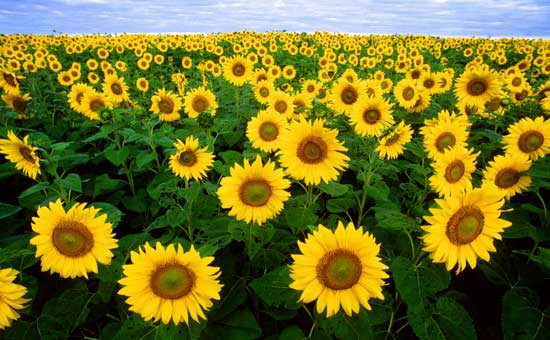
#> input picture Numpy/flower.jpg, 550 x 340 px, found by its file name
$ jupyter execute 'Numpy Internship .ipynb'
#> lines starting #> are read from the running program, lines starting #| are printed output that depends on the picture
[cell 1]
import numpy as np

[cell 2]
#Create a Numpy Array containing numbers from 1 to 64
array = np.arange(1,65)
print(array)

[cell 3]
import matplotlib.pyplot as plt

[cell 4]
#Plot the array as a line plot using matplotlib
plt.plot(array)
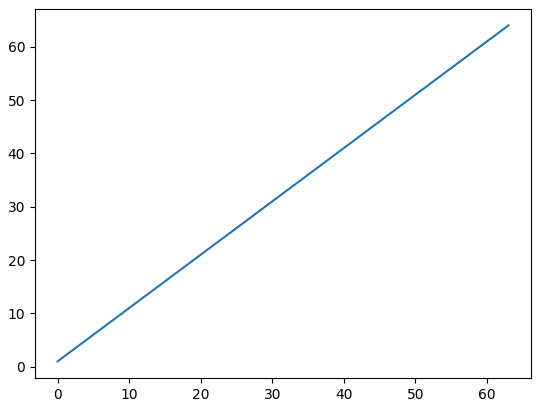
#> figure drawn by matplotlib, 1 panel; curve peaks at x = 63, y = 64

[cell 5]
#Change the created array dimensions to 8 x 8
arreshape = array.reshape(8,8)
arreshape

# What happens if you:

i. Change the 8x8 matrix shape to (2, 4)?
ans : There are to total 64 elements in 8x8 matrix. But 2x4 matrix will only have 8 elements. so the matrix shape will not change to (2,4)
    ValueError: cannot reshape array of size 64 into shape (2,4).

ii. Change the 8x8 matrix shape to (4, 2)?
ans : ValueError: cannot reshape array of size 64 into shape (4,2).

iii. Change the 8x8 matrix shape to (3, 3)?
ans : ValueError: cannot reshape array of size 64 into shape (3,3)

iv. Change the 8x8 matrix shape to (2, 2, 2)?
ans : ValueError: cannot reshape array of size 64 into shape (2,2,2)

v. Change the 8x8 matrix shape to (2, -1, 2)?
ans : The outer most dimension will have 2 arrays . -1 falttens the multi dimension array each containing 2 elements.

[cell 6]
array.reshape(2,-1,2)

[cell 7]
#Create a new array containing numbers from 0-7
x = np.arange(0,8)
print(x)

What is the shape of the array?

ans: The array is single dimension containing 8 elemnets.

[cell 8]
x.shape

What happens if you add the array to the 8x8 matrix?

ans: each row element of 8x8 matrix will be added with there corresponding position value of x.

[cell 9]
print(arreshape)
print("\n\n")
print(x)
print("\n\n")
print(arreshape + x)

What happens if you resize the array to (1, 8) and add to the 8x8 matrix?

ans: It will return the same value comapre with the shape(8,)

[cell 10]
xreshape = x.reshape(1,8)
print(xreshape)
print('\n\n')
print(arreshape + xreshape)

What happens if you resize the array to (8, 1) and add to the 8x8 matrix?

ans: each column element of 8x8 matrix will be added with there corresponding position value of xresize.

[cell 11]
xresize = x.reshape(8,1)
print(xresize)
print("\n\n")
print(arreshape)
print("\n\n")
print(arreshape + xresize)

[cell 12]
#Create a matrix containing random numbers of size 4x4
import numpy as np
arr = np.random.randint(100, size = (4,4))
print(arr)

[cell 13]
#Pad the matrix with zeros to create a matrix of size 6x6
a = np.pad(arr,((1,1),(1,1)))
print(a)
print(a.shape)

[cell 14]
#Write to crop the 6x6 matrix back into the original 4x4 matrix (Numpy array indexing may be useful?)
crop = a[1:-1 , 1:-1]
print(crop)
print(crop.shape)

Create two matrices of shape (2, 4) and perform the following, if possible:

[cell 15]
import numpy as np
y = np.arange(1,9).reshape(2,4)
print(y)

[cell 16]
z = np.arange(10,18).reshape(2,4)
print(z)

[cell 17]
#Element wise multiplication
np.multiply(y,z)

[cell 18]
#How to transpose the matrix
y.T

[cell 19]
z_tra = z.T
print(z_tra)

Can they be multiplied together (matrix multiplication)?
If yes, perform the multiplication, else show a way to multiply the matrices together.

Ans : The matrix can not multiplied together(matrix multiplication). The way to multiply the matrices together is transponsing one the matrix.

[cell 20]
y.dot(z_tra)

[cell 21]
#Creating the matrix with same value as shown in the pic.

matrix = np.array([[12,20,30,0],
                 [8,12,2,0],
                 [34,70,37,4],
                 [112,100,25,12]])
print(matrix)

[cell 22]
#slicing the array

matrix[0:-2, 0:-2]

[cell 23]
matrix[0:-2 , 2:]

[cell 24]
matrix[2: , 0:-2]

[cell 25]
matrix[2: , 2:]

[cell 26]
#finding the uique value in an array
unique = np.unique(matrix)
print(unique)
print(len(unique))

[cell 27]
max_ = np.max(matrix)

[cell 28]
min_ = np.min(matrix)

[cell 29]
np.argmax(matrix)

[cell 30]
np.argmin(matrix)

[cell 31]
np.mean(matrix)

[cell 32]
np.std(matrix)

[cell 33]
column_sum = matrix.sum(axis = 0)
column_sum

[cell 34]
row_sum = matrix.sum(axis = 1)
row_sum

[cell 35]
max_col = np.max(matrix , axis = 0)
max_col

[cell 36]
max_ro = np.max(matrix , axis = 1)
max_ro

[cell 37]
mean_col = np.mean(matrix , axis = 0)
mean_col

[cell 38]
mean_row = np.mean(matrix , axis = 1)
mean_row

[cell 39]
type(matrix)

[cell 40]
matrix.dtype

[cell 41]
matrix.astype('float64')

[cell 42]
matrix.astype('object')

# Normaliztion
Normalizing an array will return the normal form of the array, which has a vector magnitude of 1.
We will use np.linalg.norm(array) to normalize an array.
Normalizing a dataset can also mean scaling the range of the data to [0, 1]

[cell 43]
print(matrix)
normalized = np.linalg.norm(matrix)
normalized_array = matrix / normalized
print("\n\n")
print(normalized_array)

# Standardization
The standardization is the process of converting a value to another value so that the mean of the set of values from which the original value was taken becomes zero and the standard deviation becomes one.

[cell 44]
print(matrix)
standardization = (matrix - np.mean(matrix))/ np.std(matrix)
print("\n\n")
print(standardization)

[cell 45]
#Load an image using opencv
import cv2
img = cv2.imread("flower.JPG")
#> img is the input picture: shape (340, 550, 3); mean B, G, R 35.3, 114, 115.6
print(img.shape)
#| (340, 550, 3)
print(type(img))
#| <class 'numpy.ndarray'>
print(img.dtype)
#| uint8

[cell 46]
#plotting each color channel individually using matplotlib
fig, axs = plt.subplots(nrows=1, ncols=3, figsize=(15,5))

for c, ax in zip(range(3), axs):
    tmp_im = np.zeros(img.shape, dtype="uint8")
    tmp_im[:,:,c] = img[:,:,c]
    ax.imshow(tmp_im)
    ax.set_axis_off()
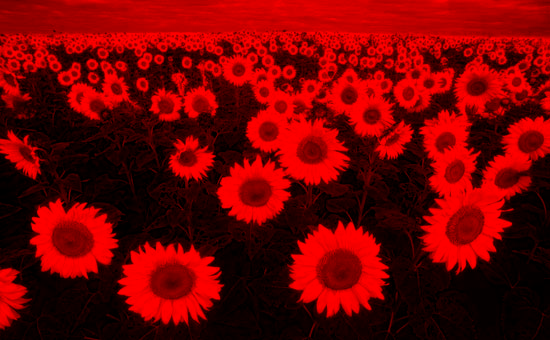
#> tmp_im: shape (340, 550, 3); mean B, G, R 0, 0, 115.6
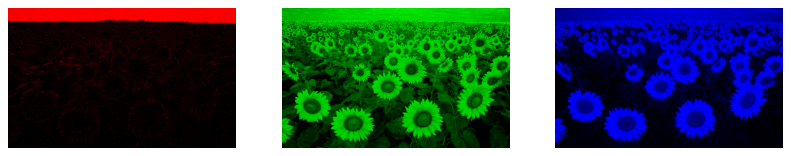
#> figure drawn by matplotlib, 3 panels

[cell 47]
#Create a 3d matrix with 1s in the diagonal, 0 in all other positions
threed_matrix = np.identity(2)
a = np.dstack([threed_matrix]*3)
print(a)
a[0, 0:-1 , 1:] = 0
a[0, 1: , 2:] = 1
a[1, 0:-1 ,0:-2] = 1
a[1, 1: , 0:-1] = 0
print("\n\n")
print("3d matrix with 1s in the diagonal, 0 in all other positions")
print(a)

# Covolution

Convolution is an operation that is performed on an image to extract features from it applying a smaller tensor called a kernel like a sliding window over the image. Depending on the values in the convolutional kernel, we can pick up specific patterns from the image.

[cell 48]
#Implement 1d convolution in numpy. Given any (1, n) shape array, it should perform convolution with a given (1, m) array
np.convolve([1, 2, 3,4], [0, 1, 0.5])

2D Convolutions are instrumental when creating convolutional neural networks or just for general image processing filters such as blurring, sharpening, edge detection, and many more. They are based on the idea of using a kernel and iterating through an input image to create an output image.

[cell 49]
#Implement 2d convolution in numpy. And show the output before and after convolution on any image.

#to implement 2d convolution we need follwoing libraries

import cv2
import numpy as np
import matplotlib.pyplot as plt
import matplotlib.image as mpimg

image = mpimg.imread("flower.jpg")
plt.imshow(image)
plt.show()

#open cv will be used to preprocess the image while numpy will be used to implement the actual convolution.
#In order to get the best result in 2d convolution , it generally recommended that you process the image in grey scale.

[cell 50]
#preprocessing image
def processimage(image):
#> called with image = 'flower.jpg'
    image = cv2.imread(image)
    image = cv2.cvtColor(src = image , code = cv2.COLOR_BGR2GRAY)
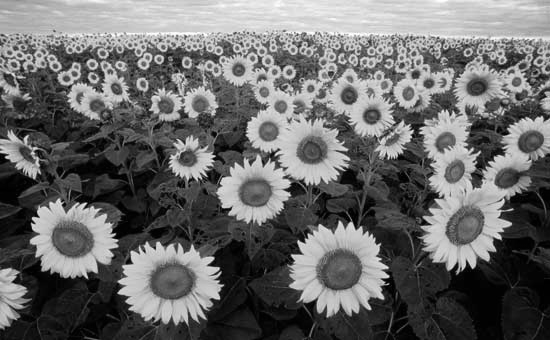
#> image: shape (340, 550); min 0, max 254, mean 105.5
    plt.imshow(image)
    return image

[cell 51]
#2d concolution

def convolve2D(image, kernel, padding=0, strides=1):
    # Cross Correlation
#> called with kernel = array of shape (3, 3), padding = 2, strides = 1
    kernel = np.flipud(np.fliplr(kernel))

    # Gather Shapes of Kernel + Image + Padding
    xKernShape = kernel.shape[0]
#> xKernShape = 3
    yKernShape = kernel.shape[1]
#> yKernShape = 3
    xImgShape = image.shape[0]
#> xImgShape = 340
    yImgShape = image.shape[1]
#> yImgShape = 550

    # Shape of Output Convolution
    xOutput = int(((xImgShape - xKernShape + 2 * padding) / strides) + 1)
#> xOutput = 342
    yOutput = int(((yImgShape - yKernShape + 2 * padding) / strides) + 1)
#> yOutput = 552
    output = np.zeros((xOutput, yOutput))

    # Apply Equal Padding to All Sides
    if padding != 0:
        imagePadded = np.zeros((image.shape[0] + padding*2, image.shape[1] + padding*2))
        imagePadded[int(padding):int(-1 * padding), int(padding):int(-1 * padding)] = image
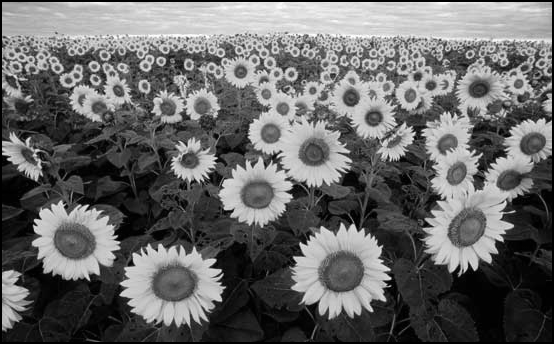
#> imagePadded: shape (344, 554) float64; min 0, max 254, mean 103.5
        print(imagePadded)
#> (printed output is left out)
    else:
        imagePadded = image

    # Iterate through image
    for y in range(image.shape[1]):
        # Exit Convolution
        if y > image.shape[1] - yKernShape:
            break
        # Only Convolve if y has gone down by the specified Strides
        if y % strides == 0:
            for x in range(image.shape[0]):
                # Go to next row once kernel is out of bounds
                if x > image.shape[0] - xKernShape:
                    break
                try:
                    # Only Convolve if x has moved by the specified Strides
                    if x % strides == 0:
                        output[x, y] = (kernel * imagePadded[x: x + xKernShape, y: y + yKernShape]).sum()
                except:
                    break
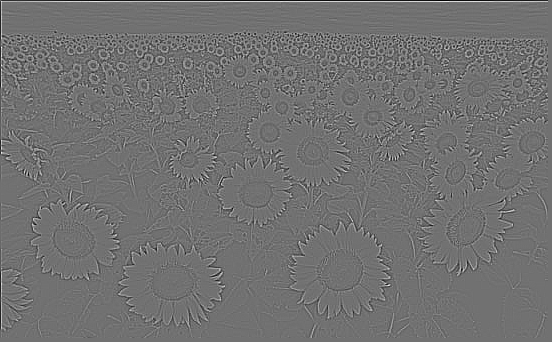
#> output: shape (342, 552) float64; min -762, max 949, mean 0; drawn with min black and max white

    return output

[cell 52]
if __name__ == '__main__':
    # Grayscale Image
    image = processimage('flower.jpg')

    # Edge Detection Kernel
    kernel = np.array([[-1, -1, -1], [-1, 8, -1], [-1, -1, -1]])

    # Convolve and Save Output
    output = convolve2D(image, kernel , padding =2)
    cv2.imwrite('2DConvolved.jpg', output)
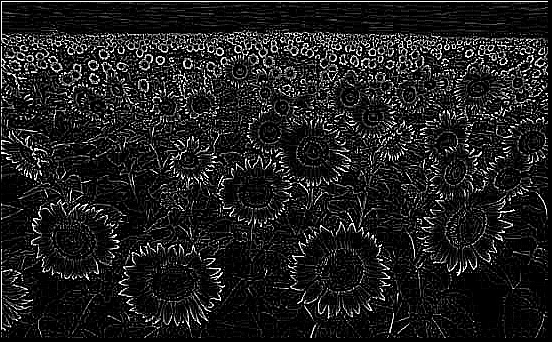
#> saved as 2DConvolved.jpg: shape (342, 552); min 0, max 255, mean 31.1

[cell 53]
image = mpimg.imread("2DConvolved.jpg")
#> image: shape (342, 552); min 0, max 255, mean 31.4
plt.imshow(image)
plt.show()
